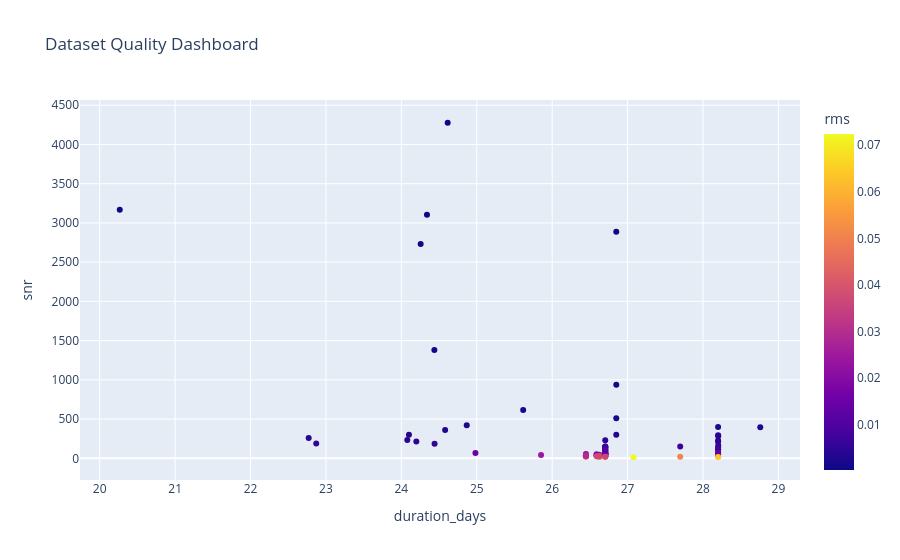

Source (notebook cell):
### Code cell
dashboard = px.scatter(

    quality_success,

    x="duration_days",

    y=snr_column,

    color="rms",

    hover_data=[

        "tic_id",

        "sector",

        "estimated_transit_depth"

    ],

    title="Dataset Quality Dashboard"

)

dashboard.show()

dashboard.write_html(

    FIGURE_DIR / "quality_dashboard.html"

)
